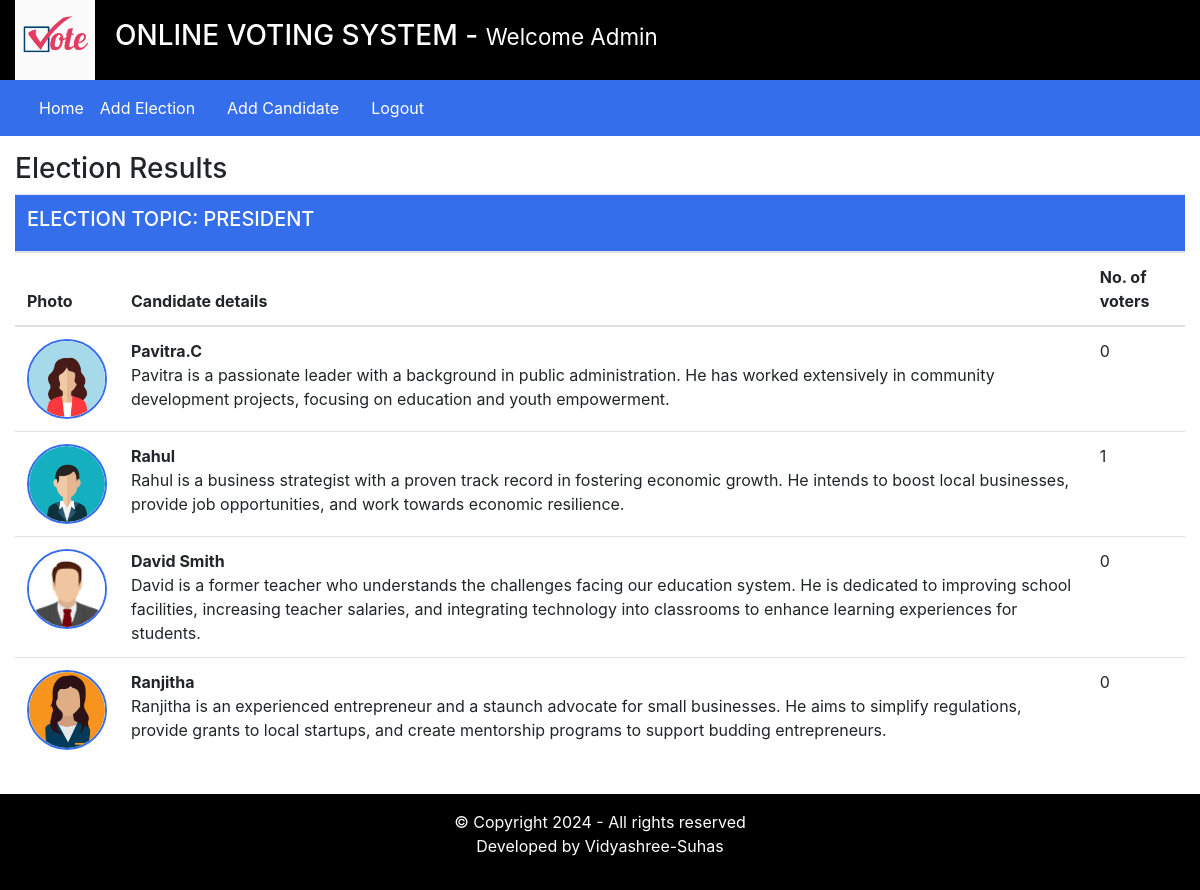
The app's page /admin/index.php?viewResult=786 (signed in) with its own data.
### tables this page shows
CREATE TABLE `elections` (
  `id` int(11) NOT NULL,
  `election_topic` varchar(255) DEFAULT NULL,
  `no_of_candidates` int(11) DEFAULT NULL,
  `starting_date` date DEFAULT NULL,
  `ending_date` date DEFAULT NULL,
  `status` varchar(45) DEFAULT NULL,
  `inserted_by` varchar(255) DEFAULT NULL,
  `inserted_on` date DEFAULT NULL
);

CREATE TABLE `candidate` (
  `id` int(11) NOT NULL,
  `election_id` int(11) DEFAULT NULL,
  `candidate_name` varchar(255) DEFAULT NULL,
  `candidate_details` text DEFAULT NULL,
  `candidate_photo` text DEFAULT NULL,
  `inserted_by` varchar(255) DEFAULT NULL,
  `inserted_on` date DEFAULT NULL
);

### admin/inc/viewResults.php (the view)
<?php
$election_id=$_GET['viewResult'];
?>
<div class="row my-3">
    <div class="col-12">
        <h3>Election Results</h3>
        <?php
            $fetchingActiveElection = mysqli_query($db,"SELECT * FROM elections WHERE id='".$election_id."'")or(die(mysqli_error($db)));
            $totalActiveElections=mysqli_num_rows($fetchingActiveElection);
            if($totalActiveElections > 0)
            {
                while($data = mysqli_fetch_assoc($fetchingActiveElection))
                {
                    $election_id = $data['id'];
                    $election_topic = $data['election_topic'];
                    ?>
                        <table class="table">
                    <thead>
                        <tr>
                    <th colspan="4" class="bg-green text-white"><h5>ELECTION TOPIC: <?php echo strtoupper($election_topic) ; ?></h5></th>
                        </tr>
                        <tr>
                            <th>Photo</th>
                            <th>Candidate details</th>
                            <th>No. of voters</th>
                        </tr>
                    </thead>
                    <tbody>
                        <?php
                            $fetchingCandidates = mysqli_query($db, "SELECT * FROM candidate WHERE election_id='".$election_id."'")or die(mysqli_error($db));
                            while($candidateData =mysqli_fetch_assoc($fetchingCandidates))
                            {
                                $candidate_id = $candidateData['id'];
                                $candidate_photo = $candidateData['candidate_photo'];
                                $fetchingVotes = mysqli_query($db,"SELECT * FROM votings WHERE candidate_id='".$candidate_id."'")or die(mysqli_error($db));
                                $totalVoters= mysqli_num_rows($fetchingVotes);
                                ?>
                                <tr>
                                    <td><img src="<?php echo $candidate_photo; ?>" class=candidate_photo></td>
                                    <td><?php echo "<b>" .$candidateData['candidate_name']. "</b><br />".$candidateData['candidate_details'];?></td>
                                    <td><?php echo $totalVoters;?></td>
                                    </tr>
                            <?php
                                }
                            ?>
                            </tbody>
                        </table>
                <?php
                    }
                }else {
                    echo "No any active election.";
                }
            ?>
        </div>
    </div>

### assert/css/style.css (style rules this page uses)
.text-white { color: #fff; }
.bg-green { background-color: #356eea; }
.candidate_photo { width: 80px; height: 80px; border: 2px solid #356eea; border-radius: 100%; }

### records on screen
elections: election_topic "PRESIDENT"
candidate: candidate_photo (picture), candidate_name "Pavitra.C", candidate_details "Pavitra is a passionate leader with a background in public administration. He has worked extensively in community development projects, focusing on education and youth empowerment.", totalVoters "0"
candidate: candidate_photo (picture), candidate_name "Rahul", candidate_details "Rahul is a business strategist with a proven track record in fostering economic growth. He intends to boost local businesses, provide job opportunities, and work towards economic resilience.", totalVoters "1"
candidate: candidate_photo (picture), candidate_name "David Smith", candidate_details "David is a former teacher who understands the challenges facing our education system. He is dedicated to improving school facilities, increasing teacher salaries, and integrating technology into classrooms to enhance learning experiences for students.", totalVoters "0"
candidate: candidate_photo (picture), candidate_name "Ranjitha", candidate_details "Ranjitha is an experienced entrepreneur and a staunch advocate for small businesses. He aims to simplify regulations, provide grants to local startups, and create mentorship programs to support budding entrepreneurs.", totalVoters "0"

### other values on screen
$_SESSION['username'] "Admin"
